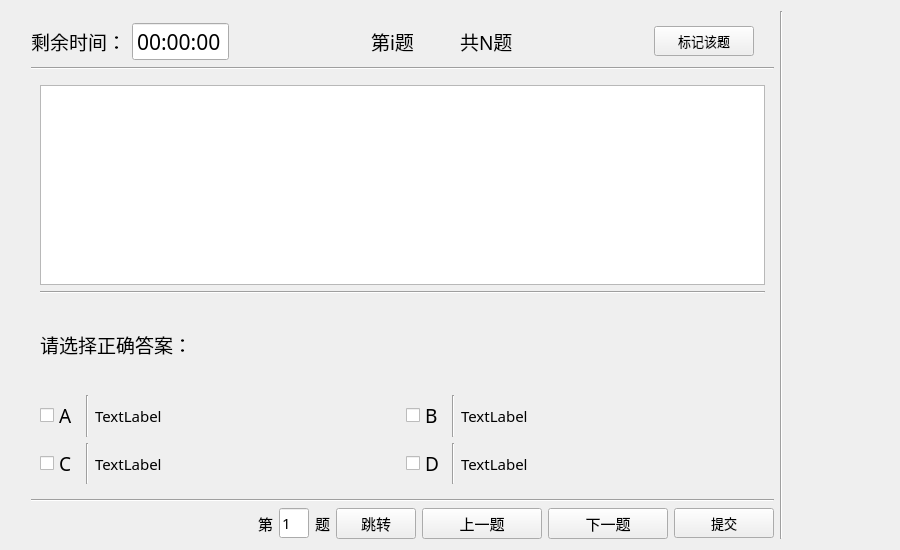
<?xml version="1.0" encoding="UTF-8"?>
<ui version="4.0">
 <class>ExamUI</class>
 <widget class="QWidget" name="ExamUI">
  <property name="geometry">
   <rect>
    <x>0</x>
    <y>0</y>
    <width>900</width>
    <height>550</height>
   </rect>
  </property>
  <property name="minimumSize">
   <size>
    <width>0</width>
    <height>0</height>
   </size>
  </property>
  <property name="maximumSize">
   <size>
    <width>1280</width>
    <height>720</height>
   </size>
  </property>
  <property name="font">
   <font>
    <family>微软雅黑</family>
    <pointsize>11</pointsize>
   </font>
  </property>
  <property name="windowTitle">
   <string>开始考试</string>
  </property>
  <layout class="QGridLayout" name="gridLayout">
   <item row="0" column="1">
    <layout class="QHBoxLayout" name="horizontalLayout_9">
     <item>
      <layout class="QVBoxLayout" name="verticalLayout_3">
       <item>
        <spacer name="verticalSpacer">
         <property name="orientation">
          <enum>Qt::Vertical</enum>
         </property>
         <property name="sizeHint" stdset="0">
          <size>
           <width>20</width>
           <height>40</height>
          </size>
         </property>
        </spacer>
       </item>
       <item>
        <layout class="QHBoxLayout" name="horizontalLayout_7">
         <item>
          <widget class="QLabel" name="label_timeleft">
           <property name="font">
            <font>
             <family>微软雅黑</family>
             <pointsize>14</pointsize>
             <weight>50</weight>
             <bold>false</bold>
            </font>
           </property>
           <property name="text">
            <string>剩余时间：</string>
           </property>
          </widget>
         </item>
         <item>
          <widget class="QTimeEdit" name="timeEdit">
           <property name="font">
            <font>
             <pointsize>16</pointsize>
            </font>
           </property>
           <property name="readOnly">
            <bool>true</bool>
           </property>
           <property name="buttonSymbols">
            <enum>QAbstractSpinBox::NoButtons</enum>
           </property>
           <property name="keyboardTracking">
            <bool>true</bool>
           </property>
           <property name="calendarPopup">
            <bool>false</bool>
           </property>
          </widget>
         </item>
         <item>
          <spacer name="horizontalSpacer_4">
           <property name="orientation">
            <enum>Qt::Horizontal</enum>
           </property>
           <property name="sizeHint" stdset="0">
            <size>
             <width>40</width>
             <height>20</height>
            </size>
           </property>
          </spacer>
         </item>
         <item>
          <widget class="QLabel" name="label_queNO">
           <property name="font">
            <font>
             <family>微软雅黑</family>
             <pointsize>14</pointsize>
            </font>
           </property>
           <property name="text">
            <string>第i题</string>
           </property>
          </widget>
         </item>
         <item>
          <spacer name="horizontalSpacer_2">
           <property name="orientation">
            <enum>Qt::Horizontal</enum>
           </property>
           <property name="sizeType">
            <enum>QSizePolicy::Fixed</enum>
           </property>
           <property name="sizeHint" stdset="0">
            <size>
             <width>40</width>
             <height>20</height>
            </size>
           </property>
          </spacer>
         </item>
         <item>
          <widget class="QLabel" name="label_totalque">
           <property name="font">
            <font>
             <family>微软雅黑</family>
             <pointsize>14</pointsize>
            </font>
           </property>
           <property name="text">
            <string>共N题</string>
           </property>
          </widget>
         </item>
         <item>
          <spacer name="horizontalSpacer_6">
           <property name="orientation">
            <enum>Qt::Horizontal</enum>
           </property>
           <property name="sizeHint" stdset="0">
            <size>
             <width>40</width>
             <height>20</height>
            </size>
           </property>
          </spacer>
         </item>
         <item>
          <widget class="QPushButton" name="Button_mark">
           <property name="minimumSize">
            <size>
             <width>100</width>
             <height>30</height>
            </size>
           </property>
           <property name="maximumSize">
            <size>
             <width>100</width>
             <height>16777215</height>
            </size>
           </property>
           <property name="font">
            <font>
             <pointsize>10</pointsize>
            </font>
           </property>
           <property name="text">
            <string>标记该题</string>
           </property>
          </widget>
         </item>
         <item>
          <spacer name="horizontalSpacer_5">
           <property name="orientation">
            <enum>Qt::Horizontal</enum>
           </property>
           <property name="sizeType">
            <enum>QSizePolicy::Fixed</enum>
           </property>
           <property name="sizeHint" stdset="0">
            <size>
             <width>20</width>
             <height>20</height>
            </size>
           </property>
          </spacer>
         </item>
        </layout>
       </item>
       <item>
        <widget class="Line" name="line_4">
         <property name="orientation">
          <enum>Qt::Horizontal</enum>
         </property>
        </widget>
       </item>
       <item>
        <widget class="QStackedWidget" name="stackedWidget">
         <property name="minimumSize">
          <size>
           <width>500</width>
           <height>0</height>
          </size>
         </property>
         <property name="maximumSize">
          <size>
           <width>1095</width>
           <height>720</height>
          </size>
         </property>
         <property name="currentIndex">
          <number>0</number>
         </property>
         <widget class="QWidget" name="page">
          <property name="sizePolicy">
           <sizepolicy hsizetype="Expanding" vsizetype="Expanding">
            <horstretch>0</horstretch>
            <verstretch>0</verstretch>
           </sizepolicy>
          </property>
          <layout class="QGridLayout" name="gridLayout_4">
           <item row="1" column="0">
            <layout class="QVBoxLayout" name="verticalLayout_2">
             <item>
              <widget class="QTextEdit" name="textEdit_obtitle">
               <property name="minimumSize">
                <size>
                 <width>0</width>
                 <height>0</height>
                </size>
               </property>
               <property name="maximumSize">
                <size>
                 <width>16777215</width>
                 <height>200</height>
                </size>
               </property>
               <property name="font">
                <font>
                 <family>微软雅黑</family>
                 <pointsize>14</pointsize>
                </font>
               </property>
               <property name="readOnly">
                <bool>true</bool>
               </property>
              </widget>
             </item>
             <item>
              <widget class="Line" name="line_2">
               <property name="orientation">
                <enum>Qt::Horizontal</enum>
               </property>
              </widget>
             </item>
             <item>
              <widget class="QLabel" name="label_6">
               <property name="font">
                <font>
                 <family>微软雅黑</family>
                 <pointsize>14</pointsize>
                </font>
               </property>
               <property name="styleSheet">
                <string notr="true"/>
               </property>
               <property name="text">
                <string>请选择正确答案：</string>
               </property>
              </widget>
             </item>
             <item>
              <layout class="QGridLayout" name="gridLayout_2">
               <item row="0" column="0">
                <layout class="QHBoxLayout" name="horizontalLayout_2">
                 <item>
                  <widget class="QCheckBox" name="radio_A">
                   <property name="minimumSize">
                    <size>
                     <width>40</width>
                     <height>0</height>
                    </size>
                   </property>
                   <property name="maximumSize">
                    <size>
                     <width>25</width>
                     <height>16777215</height>
                    </size>
                   </property>
                   <property name="font">
                    <font>
                     <family>微软雅黑</family>
                     <pointsize>14</pointsize>
                    </font>
                   </property>
                   <property name="text">
                    <string>A</string>
                   </property>
                  </widget>
                 </item>
                 <item>
                  <widget class="Line" name="line_6">
                   <property name="orientation">
                    <enum>Qt::Vertical</enum>
                   </property>
                  </widget>
                 </item>
                 <item>
                  <widget class="QLabel" name="label_A">
                   <property name="font">
                    <font>
                     <family>微软雅黑</family>
                     <pointsize>11</pointsize>
                    </font>
                   </property>
                   <property name="text">
                    <string>TextLabel</string>
                   </property>
                  </widget>
                 </item>
                </layout>
               </item>
               <item row="0" column="1">
                <layout class="QHBoxLayout" name="horizontalLayout_3">
                 <item>
                  <widget class="QCheckBox" name="radio_B">
                   <property name="minimumSize">
                    <size>
                     <width>40</width>
                     <height>0</height>
                    </size>
                   </property>
                   <property name="maximumSize">
                    <size>
                     <width>25</width>
                     <height>16777215</height>
                    </size>
                   </property>
                   <property name="font">
                    <font>
                     <family>微软雅黑</family>
                     <pointsize>14</pointsize>
                    </font>
                   </property>
                   <property name="text">
                    <string>B</string>
                   </property>
                  </widget>
                 </item>
                 <item>
                  <widget class="Line" name="line_8">
                   <property name="orientation">
                    <enum>Qt::Vertical</enum>
                   </property>
                  </widget>
                 </item>
                 <item>
                  <widget class="QLabel" name="label_B">
                   <property name="font">
                    <font>
                     <family>微软雅黑</family>
                     <pointsize>11</pointsize>
                    </font>
                   </property>
                   <property name="text">
                    <string>TextLabel</string>
                   </property>
                  </widget>
                 </item>
                </layout>
               </item>
               <item row="1" column="0">
                <layout class="QHBoxLayout" name="horizontalLayout_4">
                 <item>
                  <widget class="QCheckBox" name="radio_C">
                   <property name="minimumSize">
                    <size>
                     <width>40</width>
                     <height>0</height>
                    </size>
                   </property>
                   <property name="maximumSize">
                    <size>
                     <width>25</width>
                     <height>16777215</height>
                    </size>
                   </property>
                   <property name="font">
                    <font>
                     <family>微软雅黑</family>
                     <pointsize>14</pointsize>
                    </font>
                   </property>
                   <property name="text">
                    <string>C</string>
                   </property>
                  </widget>
                 </item>
                 <item>
                  <widget class="Line" name="line_7">
                   <property name="orientation">
                    <enum>Qt::Vertical</enum>
                   </property>
                  </widget>
                 </item>
                 <item>
                  <widget class="QLabel" name="label_C">
                   <property name="font">
                    <font>
                     <family>微软雅黑</family>
                     <pointsize>11</pointsize>
                    </font>
                   </property>
                   <property name="text">
                    <string>TextLabel</string>
                   </property>
                  </widget>
                 </item>
                </layout>
               </item>
               <item row="1" column="1">
                <layout class="QHBoxLayout" name="horizontalLayout_5">
                 <item>
                  <widget class="QCheckBox" name="radio_D">
                   <property name="minimumSize">
                    <size>
                     <width>40</width>
                     <height>0</height>
                    </size>
                   </property>
                   <property name="maximumSize">
                    <size>
                     <width>25</width>
                     <height>16777215</height>
                    </size>
                   </property>
                   <property name="font">
                    <font>
                     <family>微软雅黑</family>
                     <pointsize>14</pointsize>
                    </font>
                   </property>
                   <property name="text">
                    <string>D</string>
                   </property>
                  </widget>
                 </item>
                 <item>
                  <widget class="Line" name="line_9">
                   <property name="orientation">
                    <enum>Qt::Vertical</enum>
                   </property>
                  </widget>
                 </item>
                 <item>
                  <widget class="QLabel" name="label_D">
                   <property name="font">
                    <font>
                     <family>微软雅黑</family>
                     <pointsize>11</pointsize>
                    </font>
                   </property>
                   <property name="text">
                    <string>TextLabel</string>
                   </property>
                  </widget>
                 </item>
                </layout>
               </item>
              </layout>
             </item>
            </layout>
           </item>
          </layout>
         </widget>
         <widget class="QWidget" name="page_2">
          <layout class="QVBoxLayout" name="verticalLayout_4">
           <item>
            <layout class="QVBoxLayout" name="verticalLayout">
             <item>
              <widget class="QTextEdit" name="textEdit_subtitle">
               <property name="maximumSize">
                <size>
                 <width>16777215</width>
                 <height>200</height>
                </size>
               </property>
               <property name="font">
                <font>
                 <pointsize>14</pointsize>
                </font>
               </property>
               <property name="readOnly">
                <bool>true</bool>
               </property>
              </widget>
             </item>
             <item>
              <widget class="Line" name="line">
               <property name="orientation">
                <enum>Qt::Horizontal</enum>
               </property>
              </widget>
             </item>
             <item>
              <widget class="QLabel" name="label_3">
               <property name="text">
                <string>请在下方作答</string>
               </property>
              </widget>
             </item>
             <item>
              <widget class="QTextEdit" name="textEdit_subans">
               <property name="font">
                <font>
                 <pointsize>14</pointsize>
                </font>
               </property>
              </widget>
             </item>
            </layout>
           </item>
          </layout>
         </widget>
        </widget>
       </item>
       <item>
        <widget class="Line" name="line_3">
         <property name="orientation">
          <enum>Qt::Horizontal</enum>
         </property>
        </widget>
       </item>
       <item>
        <layout class="QHBoxLayout" name="horizontalLayout_6">
         <item>
          <spacer name="horizontalSpacer">
           <property name="orientation">
            <enum>Qt::Horizontal</enum>
           </property>
           <property name="sizeHint" stdset="0">
            <size>
             <width>40</width>
             <height>20</height>
            </size>
           </property>
          </spacer>
         </item>
         <item>
          <widget class="QLabel" name="label_2">
           <property name="text">
            <string>第</string>
           </property>
          </widget>
         </item>
         <item>
          <widget class="QLineEdit" name="lineEdit_jump">
           <property name="maximumSize">
            <size>
             <width>30</width>
             <height>16777215</height>
            </size>
           </property>
           <property name="text">
            <string>1</string>
           </property>
          </widget>
         </item>
         <item>
          <widget class="QLabel" name="label">
           <property name="text">
            <string>题</string>
           </property>
          </widget>
         </item>
         <item>
          <widget class="QPushButton" name="pushButton_jump">
           <property name="text">
            <string>跳转</string>
           </property>
          </widget>
         </item>
         <item>
          <widget class="QPushButton" name="Button_prev">
           <property name="minimumSize">
            <size>
             <width>120</width>
             <height>0</height>
            </size>
           </property>
           <property name="font">
            <font>
             <family>微软雅黑</family>
             <pointsize>11</pointsize>
            </font>
           </property>
           <property name="text">
            <string>上一题</string>
           </property>
          </widget>
         </item>
         <item>
          <widget class="QPushButton" name="Button_next">
           <property name="minimumSize">
            <size>
             <width>120</width>
             <height>0</height>
            </size>
           </property>
           <property name="font">
            <font>
             <family>微软雅黑</family>
             <pointsize>11</pointsize>
            </font>
           </property>
           <property name="text">
            <string>下一题</string>
           </property>
          </widget>
         </item>
         <item>
          <widget class="QPushButton" name="pushButton_submit">
           <property name="minimumSize">
            <size>
             <width>100</width>
             <height>30</height>
            </size>
           </property>
           <property name="maximumSize">
            <size>
             <width>100</width>
             <height>16777215</height>
            </size>
           </property>
           <property name="font">
            <font>
             <family>微软雅黑</family>
             <pointsize>10</pointsize>
            </font>
           </property>
           <property name="text">
            <string>提交</string>
           </property>
          </widget>
         </item>
        </layout>
       </item>
      </layout>
     </item>
     <item>
      <widget class="Line" name="line_5">
       <property name="orientation">
        <enum>Qt::Vertical</enum>
       </property>
      </widget>
     </item>
     <item>
      <layout class="QVBoxLayout" name="verticalLayout_6">
       <item>
        <widget class="QWidget" name="widget_info" native="true">
         <property name="minimumSize">
          <size>
           <width>100</width>
           <height>100</height>
          </size>
         </property>
         <property name="maximumSize">
          <size>
           <width>16777215</width>
           <height>16777215</height>
          </size>
         </property>
        </widget>
       </item>
      </layout>
     </item>
    </layout>
   </item>
   <item row="2" column="0">
    <spacer name="verticalSpacer_2">
     <property name="orientation">
      <enum>Qt::Vertical</enum>
     </property>
     <property name="sizeHint" stdset="0">
      <size>
       <width>20</width>
       <height>40</height>
      </size>
     </property>
    </spacer>
   </item>
  </layout>
 </widget>
 <resources/>
 <connections/>
</ui>
